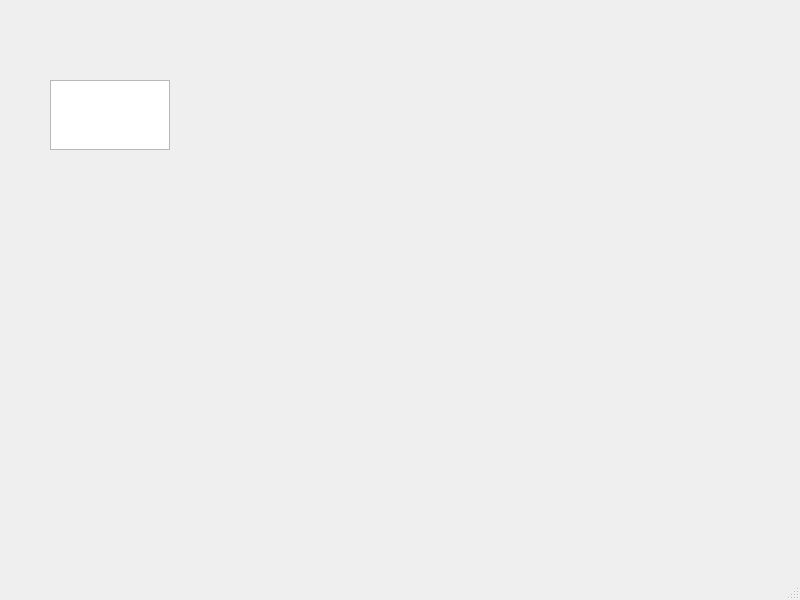
<?xml version="1.0" encoding="UTF-8"?>
<ui version="4.0">
 <class>MainWindow</class>
 <widget class="QMainWindow" name="MainWindow">
  <property name="geometry">
   <rect>
    <x>0</x>
    <y>0</y>
    <width>800</width>
    <height>600</height>
   </rect>
  </property>
  <property name="windowTitle">
   <string>MainWindow</string>
  </property>
  <widget class="QWidget" name="centralwidget">
   <widget class="QWidget" name="horizontalLayoutWidget">
    <property name="geometry">
     <rect>
      <x>30</x>
      <y>30</y>
      <width>160</width>
      <height>220</height>
     </rect>
    </property>
    <layout class="QHBoxLayout" name="horizontalLayout">
     <property name="sizeConstraint">
      <enum>QLayout::SetNoConstraint</enum>
     </property>
     <property name="leftMargin">
      <number>20</number>
     </property>
     <property name="topMargin">
      <number>50</number>
     </property>
     <property name="rightMargin">
      <number>20</number>
     </property>
     <property name="bottomMargin">
      <number>100</number>
     </property>
     <item>
      <widget class="QTextEdit" name="textEdit"/>
     </item>
    </layout>
   </widget>
  </widget>
  <widget class="QMenuBar" name="menubar">
   <property name="geometry">
    <rect>
     <x>0</x>
     <y>0</y>
     <width>800</width>
     <height>21</height>
    </rect>
   </property>
  </widget>
  <widget class="QStatusBar" name="statusbar"/>
 </widget>
 <resources/>
 <connections/>
</ui>
